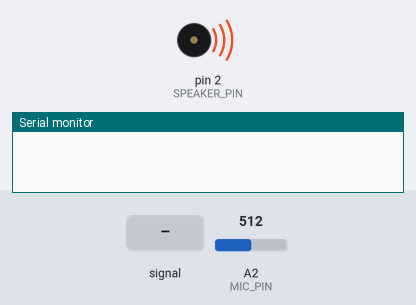
Simulated run of this sketch. Board: Arduino Uno, built with avr-gcc and run on an emulated ATmega328P. Shown: buzzer (waves = sounding), the last lines printed to the serial monitor. Inputs (shaded band) come from the test bench; at power-on: A2 (MIC_PIN) = 512.

Above: at 1.2 s.
1.3 s: A2 (MIC_PIN) fed a 200 Hz sine of ±81 counts around its level
At 2.5 s:
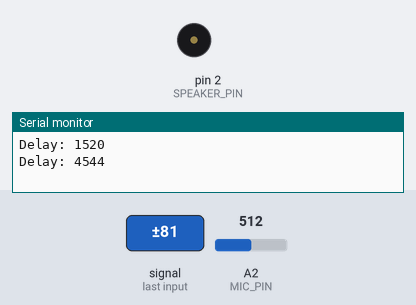
2.8 s: A2 (MIC_PIN) set to 716
At 3.9 s:
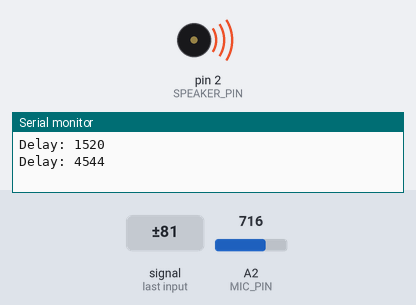
Timing chart, 0 to 5.8 s (numbered marks = the images above; inputs shaded):
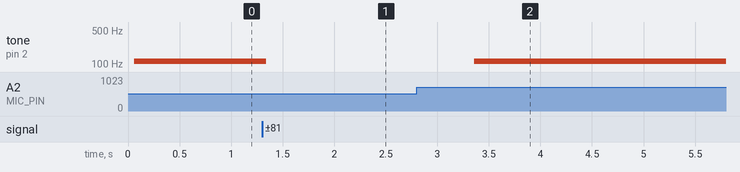

Measured:
- after the input at 1.3 s, tone on pin 2 (SPEAKER_PIN): 114 Hz → silent at once
- after the input at 2.8 s, tone on pin 2 (SPEAKER_PIN): silent → 113 Hz after 0.56 s

The sketch:

main.ino
```cpp
#define SPEAKER_PIN 2
#define MIC_PIN 2

#define READ_CAP 500

//char sensorReads[READ_CAP];
//unsigned int sensorReadCount = 0;

unsigned int current_read = NULL;
unsigned int running_avg = NULL;
bool find_peak = false;
unsigned long last_ping = 0;
unsigned long response_time = 0;

void click();

void setup() {
    Serial.begin(115200);
    pinMode(SPEAKER_PIN, OUTPUT);
    digitalWrite(SPEAKER_PIN, LOW);
}

void loop() {
	if (running_avg == NULL) {
		click();

		delayMicroseconds(100);
	}

	current_read = analogRead(MIC_PIN);

	if (running_avg == NULL) {
		running_avg = current_read;
	} else {
		running_avg = (int)((running_avg + current_read) / 2);
	}

	if (!find_peak) {
		if (current_read > running_avg && !find_peak) {
			find_peak = true;
		}
	} else {
		if (running_avg > current_read) {
			// response peak found
			unsigned int delay_time = micros() - last_ping;

			Serial.print("Delay: ");
			Serial.println(delay_time);

			running_avg = NULL;
			find_peak = false;

			delay(1000);
		}
	}

	if (micros() - last_ping > 10000) {
		click();
	}
}

void click() {
    digitalWrite(SPEAKER_PIN, HIGH);
    delayMicroseconds(40);
    digitalWrite(SPEAKER_PIN, LOW);

    last_ping = micros();
}
```
